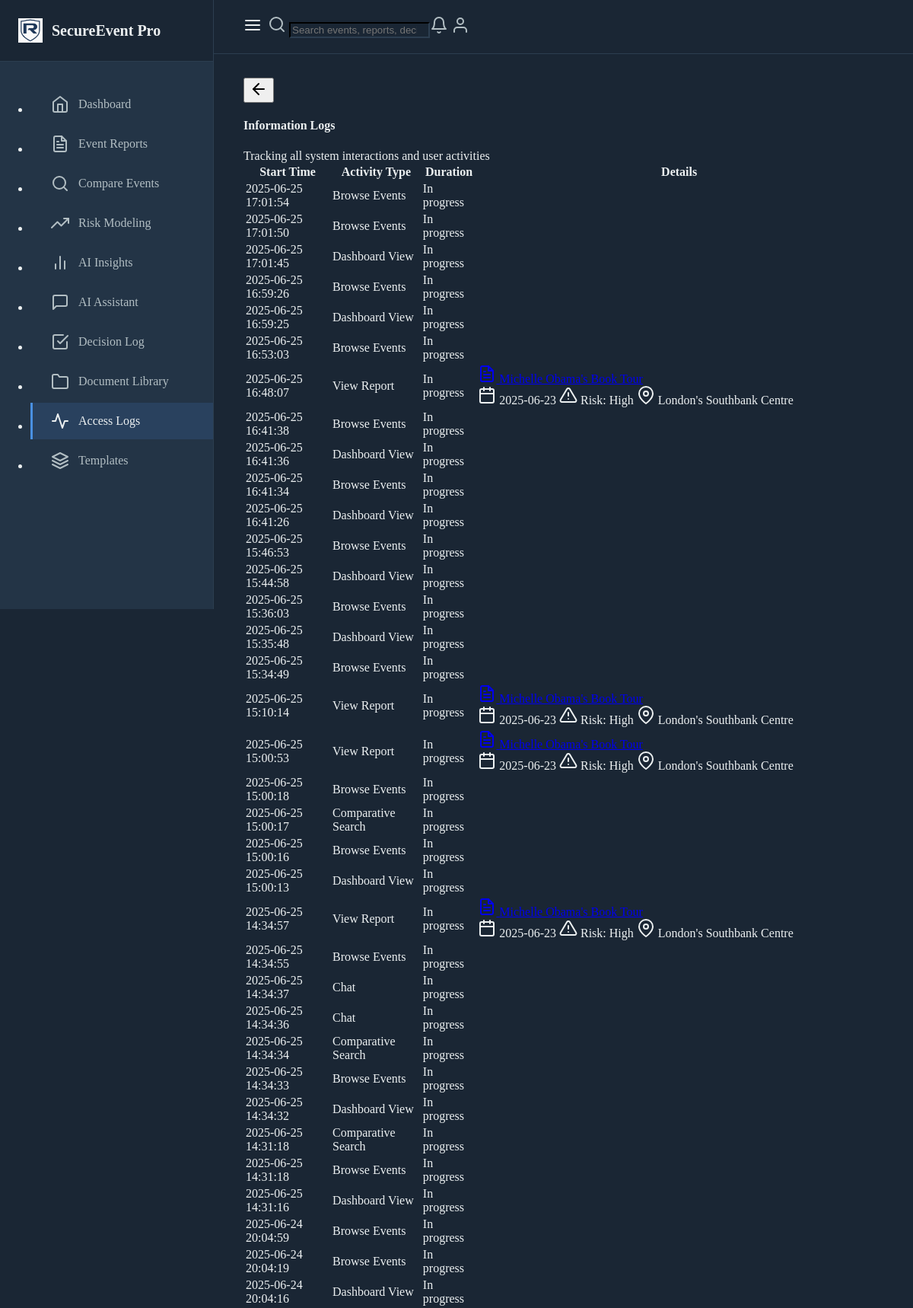
The page /access_logs (upper part) on the database its author committed.
### models.py (models this page shows, shortened)
class ActivityLog(db.Model):
    id = db.Column(db.Integer, primary_key=True)
    event_report_id = db.Column(db.Integer, db.ForeignKey('event_report.id'), nullable=True)
    activity_type = db.Column(db.String(50), nullable=False)
    started_at = db.Column(db.DateTime, default=datetime.utcnow)
    ended_at = db.Column(db.DateTime)
    duration_seconds = db.Column(db.Integer)
    user_identifier = db.Column(db.String(100))
    session_id = db.Column(db.String(100))
    search_query = db.Column(db.String(500))
    filters_applied = db.Column(db.JSON, default=dict)
    interaction_details = db.Column(db.JSON, default=dict)
    related_resources = db.Column(db.JSON, default=list)
    user_decisions = db.Column(db.JSON, default=list)
    notes = db.Column(db.Text)

### routes.py (the view)
@app.route("/access_logs")
def view_access_logs():
    logs = ActivityLog.query.order_by(ActivityLog.started_at.desc()).all()
    return render_template("access_log.html", logs=logs)

### routes.py (called while the page is built)
@app.before_request
def before_request():
    g.start_time = datetime.utcnow()
    g.activity_log = None

@app.after_request
def after_request(response):
    if hasattr(g, "activity_log") and g.activity_log:
        end_activity_tracking(g.activity_log)
    return response

### templates/access_log.html (shortened to what this page needs)
{% extends "base.html" %}
{% block content %}
<div class="container">
    <div class="d-flex justify-content-between align-items-center mb-4">
        <h4 class="mb-0">Information Logs</h4>
        <div class="text-muted">
            Tracking all system interactions and user activities
        </div>
    </div>
    <div class="table-responsive">
        <table class="table table-hover">
            <thead>
                <tr>
                    <th>Start Time</th>
                    <th>Activity Type</th>
                    <th>Duration</th>
                    <th>Details</th>
                </tr>
            </thead>
            <tbody>
                {% for log in logs %}
                <tr>
                    <td>{{ log.started_at.strftime('%Y-%m-%d %H:%M:%S') }}</td>
                    <td>
                        <span class="badge bg-{{ 'primary' if log.activity_type == 'view_report' else 'info' if log.activity_type == 'search' else 'secondary' }}">
                            {{ log.activity_type|replace('_', ' ')|title }}
                        </span>
                    </td>
                    <td>
                        {% if log.duration_seconds %}
                            {{ log.duration_seconds }} seconds
                        {% else %}
                            In progress
                        {% endif %}
                    </td>
                    <td>
                        {% if log.event_report %}
                            <div class="mb-2">
                                <a href="{{ url_for('view_report', report_id=log.event_report.id) }}" class="text-decoration-none">
                                    <i data-feather="file-text" class="feather-sm me-1"></i>
                                </a>
                            </div>
                            {% if log.interaction_details %}
                                <div class="small text-muted">
                                    {% if log.interaction_details.document_date %}
                                        <span class="me-2">
                                            <i data-feather="calendar" class="feather-sm me-1"></i>
                                            {{ log.interaction_details.document_date }}
                                        </span>
                                    {% endif %}
                                    {% if log.interaction_details.risk_level %}
                                        <span class="me-2">
                                            <i data-feather="alert-triangle" class="feather-sm me-1"></i>
                                            Risk: {{ log.interaction_details.risk_level }}
                                        </span>
                                    {% endif %}
                                    {% if log.interaction_details.location %}
                                        <span>
                                            <i data-feather="map-pin" class="feather-sm me-1"></i>
                                            {{ log.interaction_details.location }}
                                        </span>
                                    {% endif %}
                                </div>
                            {% endif %}
                        {% endif %}
                    </td>
                </tr>
                {% endfor %}
            </tbody>
        </table>
    </div>
</div>
{% endblock %}

### templates/base.html (style rules this page uses)
:root { --primary-color: #4A90E2; --secondary-color: #2C3E50; --accent-color: #3498DB; --background-dark: #1A2634; --card-bg: #233446; --text-primary: #ECF0F1; --text-secondary: #B2BEC3; }
body { background-color: var(--background-dark); color: var(--text-primary); }
.badge { font-weight: 500; }

### rows shown on the page
ActivityLog: started_at "2025-06-25 17:01:54", activity_type "Browse Events", duration_seconds "In progress"
ActivityLog: started_at "2025-06-25 17:01:50", activity_type "Browse Events", duration_seconds "In progress"
ActivityLog: started_at "2025-06-25 17:01:45", activity_type "Dashboard View", duration_seconds "In progress"
ActivityLog: started_at "2025-06-25 16:59:26", activity_type "Browse Events", duration_seconds "In progress"
ActivityLog: started_at "2025-06-25 16:59:25", activity_type "Dashboard View", duration_seconds "In progress"
ActivityLog: started_at "2025-06-25 16:53:03", activity_type "Browse Events", duration_seconds "In progress"
ActivityLog: started_at "2025-06-25 16:48:07", activity_type "View Report", duration_seconds "In progress", interaction_details.document_date "2025-06-23", interaction_details.risk_level "High", interaction_details.location "London's Southbank Centre"
ActivityLog: started_at "2025-06-25 16:41:38", activity_type "Browse Events", duration_seconds "In progress"
ActivityLog: started_at "2025-06-25 16:41:36", activity_type "Dashboard View", duration_seconds "In progress"
ActivityLog: started_at "2025-06-25 16:41:34", activity_type "Browse Events", duration_seconds "In progress"
ActivityLog: started_at "2025-06-25 16:41:26", activity_type "Dashboard View", duration_seconds "In progress"
ActivityLog: started_at "2025-06-25 15:46:53", activity_type "Browse Events", duration_seconds "In progress"
ActivityLog: started_at "2025-06-25 15:44:58", activity_type "Dashboard View", duration_seconds "In progress"
ActivityLog: started_at "2025-06-25 15:36:03", activity_type "Browse Events", duration_seconds "In progress"
ActivityLog: started_at "2025-06-25 15:35:48", activity_type "Dashboard View", duration_seconds "In progress"
ActivityLog: started_at "2025-06-25 15:34:49", activity_type "Browse Events", duration_seconds "In progress"
ActivityLog: started_at "2025-06-25 15:10:14", activity_type "View Report", duration_seconds "In progress", interaction_details.document_date "2025-06-23", interaction_details.risk_level "High", interaction_details.location "London's Southbank Centre"
ActivityLog: started_at "2025-06-25 15:00:53", activity_type "View Report", duration_seconds "In progress", interaction_details.document_date "2025-06-23", interaction_details.risk_level "High", interaction_details.location "London's Southbank Centre"
ActivityLog: started_at "2025-06-25 15:00:18", activity_type "Browse Events", duration_seconds "In progress"
ActivityLog: started_at "2025-06-25 15:00:17", activity_type "Comparative Search", duration_seconds "In progress"
ActivityLog: started_at "2025-06-25 15:00:16", activity_type "Browse Events", duration_seconds "In progress"
ActivityLog: started_at "2025-06-25 15:00:13", activity_type "Dashboard View", duration_seconds "In progress"
ActivityLog: started_at "2025-06-25 14:34:57", activity_type "View Report", duration_seconds "In progress", interaction_details.document_date "2025-06-23", interaction_details.risk_level "High", interaction_details.location "London's Southbank Centre"
ActivityLog: started_at "2025-06-25 14:34:55", activity_type "Browse Events", duration_seconds "In progress"
ActivityLog: started_at "2025-06-25 14:34:37", activity_type "Chat", duration_seconds "In progress"
ActivityLog: started_at "2025-06-25 14:34:36", activity_type "Chat", duration_seconds "In progress"
ActivityLog: started_at "2025-06-25 14:34:34", activity_type "Comparative Search", duration_seconds "In progress"
ActivityLog: started_at "2025-06-25 14:34:33", activity_type "Browse Events", duration_seconds "In progress"
ActivityLog: started_at "2025-06-25 14:34:32", activity_type "Dashboard View", duration_seconds "In progress"
ActivityLog: started_at "2025-06-25 14:31:18", activity_type "Comparative Search", duration_seconds "In progress"
ActivityLog: started_at "2025-06-25 14:31:18", activity_type "Browse Events", duration_seconds "In progress"
ActivityLog: started_at "2025-06-25 14:31:16", activity_type "Dashboard View", duration_seconds "In progress"
ActivityLog: started_at "2025-06-24 20:04:59", activity_type "Browse Events", duration_seconds "In progress"
ActivityLog: started_at "2025-06-24 20:04:19", activity_type "Browse Events", duration_seconds "In progress"
ActivityLog: started_at "2025-06-24 20:04:16", activity_type "Dashboard View", duration_seconds "In progress"
